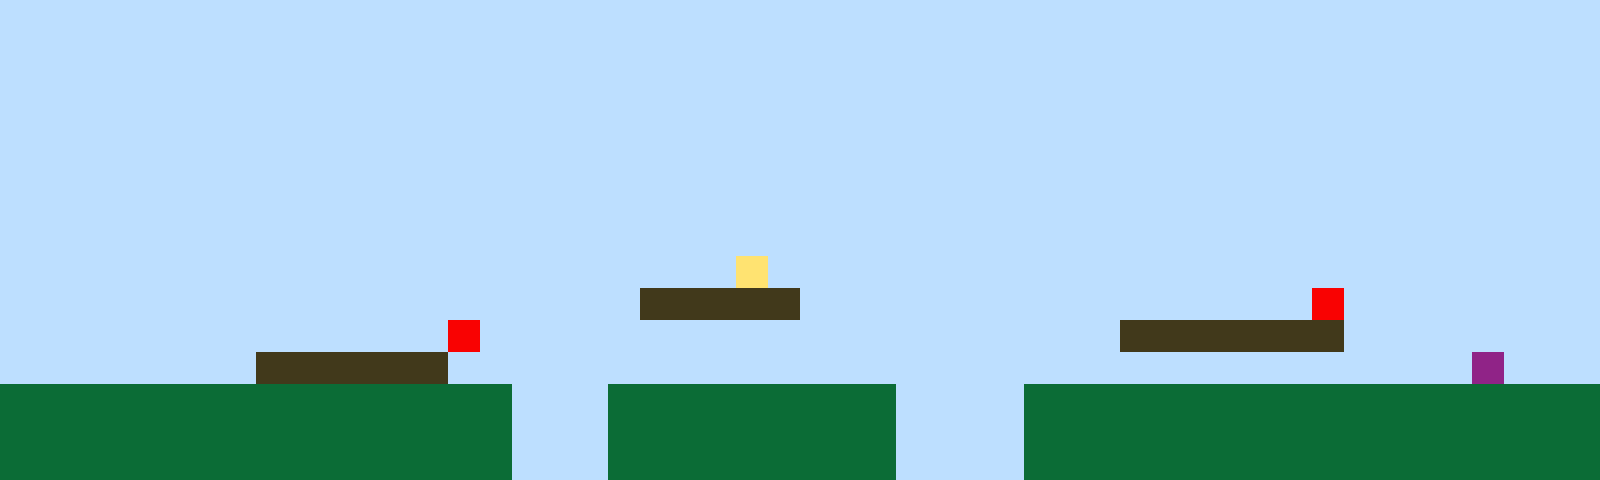

The image is a tile-based game level rendered from a .tmx file. Its description and complete source (layers, tilesets, objects, tile grids) follow:
An orthogonal 50x15 tile map with 32x32 px tiles, 1 tile layer (Tile Layer 1).

<map version="1.10" tiledversion="1.11.2" orientation="orthogonal" renderorder="right-up" width="50" height="15" tilewidth="32" tileheight="32" infinite="0" nextlayerid="2" nextobjectid="1"><editorsettings><export target="map1.csv" format="csv" /></editorsettings><tileset firstgid="1" name="sprites" tilewidth="32" tileheight="32" tilecount="6" columns="3"><image source="sprites.png" width="96" height="64" /></tileset><layer id="1" name="Tile Layer 1" width="50" height="15"><data encoding="csv">1,1,1,1,1,1,1,1,1,1,1,1,1,1,1,1,1,1,1,1,1,1,1,1,1,1,1,1,1,1,1,1,1,1,1,1,1,1,1,1,1,1,1,1,1,1,1,1,1,1,1,1,1,1,1,1,1,1,1,1,1,1,1,1,1,1,1,1,1,1,1,1,1,1,1,1,1,1,1,1,1,1,1,1,1,1,1,1,1,1,1,1,1,1,1,1,1,1,1,1,1,1,1,1,1,1,1,1,1,1,1,1,1,1,1,1,1,1,1,1,1,1,1,1,1,1,1,1,1,1,1,1,1,1,1,1,1,1,1,1,1,1,1,1,1,1,1,1,1,1,1,1,1,1,1,1,1,1,1,1,1,1,1,1,1,1,1,1,1,1,1,1,1,1,1,1,1,1,1,1,1,1,1,1,1,1,1,1,1,1,1,1,1,1,1,1,1,1,1,1,1,1,1,1,1,1,1,1,1,1,1,1,1,1,1,1,1,1,1,1,1,1,1,1,1,1,1,1,1,1,1,1,1,1,1,1,1,1,1,1,1,1,1,1,1,1,1,1,1,1,1,1,1,1,1,1,1,1,1,1,1,1,1,1,1,1,1,1,1,1,1,1,1,1,1,1,1,1,1,1,1,1,1,1,1,1,1,1,1,1,1,1,1,1,1,1,1,1,1,1,1,1,1,1,1,1,1,1,1,1,1,1,1,1,1,1,1,1,1,1,1,1,1,1,1,1,1,1,1,1,1,1,1,1,1,1,1,1,1,1,1,1,1,1,1,1,1,1,1,1,1,1,1,1,1,1,1,1,1,1,1,1,1,1,1,1,1,1,1,1,1,1,1,1,1,1,1,1,1,1,1,1,1,1,1,1,1,1,1,1,1,1,1,1,1,1,1,1,1,1,1,1,1,1,1,1,1,1,1,1,1,1,1,1,1,1,1,1,1,1,1,1,1,4,1,1,1,1,1,1,1,1,1,1,1,1,1,1,1,1,1,1,1,1,1,1,1,1,1,1,1,1,1,1,1,1,1,1,1,1,1,1,1,1,1,1,1,1,1,1,3,3,3,3,3,1,1,1,1,1,1,1,1,1,1,1,1,1,1,1,1,5,1,1,1,1,1,1,1,1,1,1,1,1,1,1,1,1,1,1,1,1,1,1,5,1,1,1,1,1,1,1,1,1,1,1,1,1,1,1,1,1,1,1,1,3,3,3,3,3,3,3,1,1,1,1,1,1,1,1,1,1,1,1,1,1,1,1,3,3,3,3,3,3,1,1,1,1,1,1,1,1,1,1,1,1,1,1,1,1,1,1,1,1,1,1,1,1,1,1,1,1,1,1,1,1,6,1,1,1,2,2,2,2,2,2,2,2,2,2,2,2,2,2,2,2,1,1,1,2,2,2,2,2,2,2,2,2,1,1,1,1,2,2,2,2,2,2,2,2,2,2,2,2,2,2,2,2,2,2,2,2,2,2,2,2,2,2,2,2,2,2,2,2,2,2,1,1,1,2,2,2,2,2,2,2,2,2,1,1,1,1,2,2,2,2,2,2,2,2,2,2,2,2,2,2,2,2,2,2,2,2,2,2,2,2,2,2,2,2,2,2,2,2,2,2,1,1,1,2,2,2,2,2,2,2,2,2,1,1,1,1,2,2,2,2,2,2,2,2,2,2,2,2,2,2,2,2,2,2</data></layer></map>
